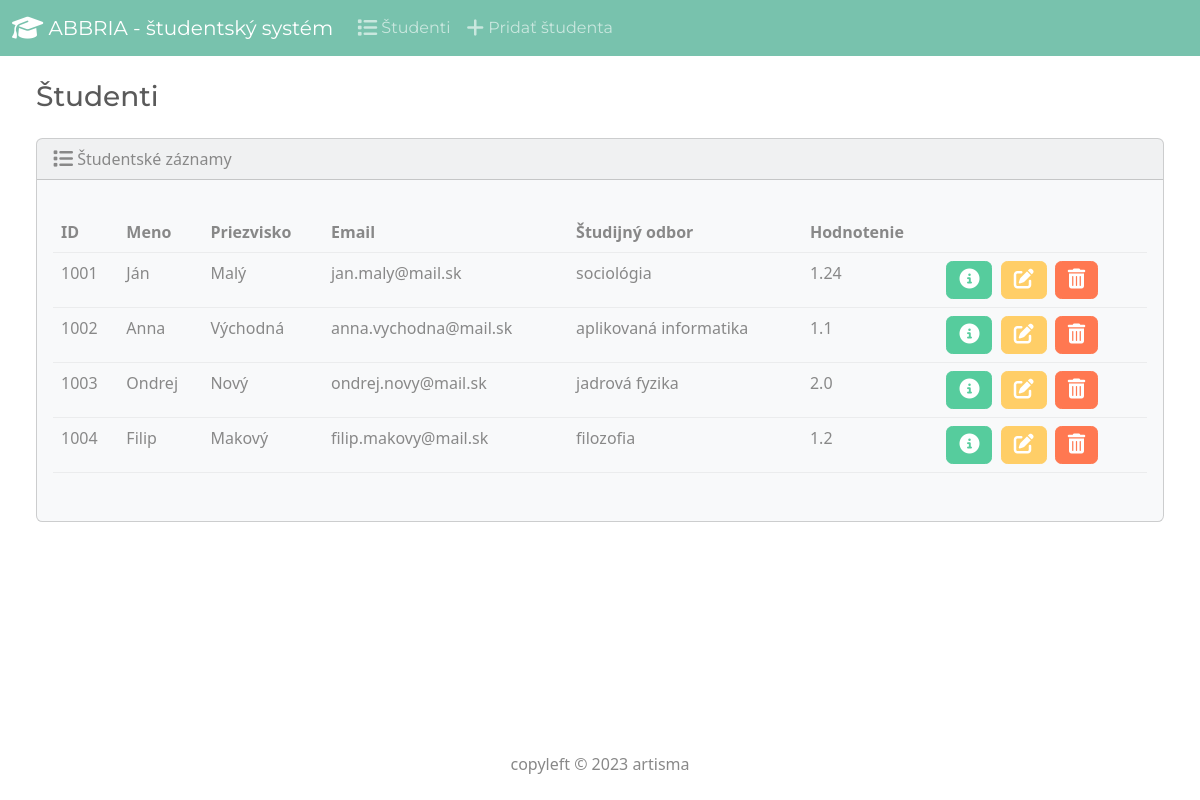
The page / on the database its author committed.
### students/models.py (models this page shows, shortened)
class Student(models.Model):
    student_number = models.PositiveIntegerField()
    first_name = models.CharField(max_length=50)
    last_name = models.CharField(max_length=50)
    email = models.EmailField(max_length=50)
    field_of_study = models.CharField(max_length=50)
    gpa = models.FloatField()

### students/views.py (the view)
# urls.py: path('', views.index, name='index'),
def index(request):
  return render(request, 'students/index.html', {
    'students': Student.objects.all()
  })

### students/templates/students/index.html (shortened to what this page needs)
{% extends "students/base.html" %}
{% block body %}
<h3 class="m-4">Študenti</h3>
<div class="row">
  <div class="col-12">
    {% if students %}
    <div class="card bg-light ms-4 me-4 mb-4">
      <div class="card-header">
        <i class="fa-solid fa-list fa-lg"></i> Študentské záznamy
      </div>
      <div class="card-body">
        <p class="card-text">
          <div class="table-responsive">
            <table class="table table-hover">
              <thead>
                <tr>
                  <th scope="col">ID</th>
                  <th scope="col">Meno</th>
                  <th scope="col">Priezvisko</th>
                  <th scope="col">Email</th>
                  <th scope="col">Študijný odbor</th>
                  <th scope="col">Hodnotenie</th>
                  <th scope="col"></th>
                </tr>
              </thead>
              <tbody>
                {% for student in students %}
                  <tr>
                    <td>{{ student.student_number }}</td>
                    <td>{{ student.first_name }}</td>
                    <td>{{ student.last_name }}</td>
                    <td>{{ student.email }}</td>
                    <td>{{ student.field_of_study }}</td>
                    <td>{{ student.gpa }}</td>
                    <td>
                      <button type="button" class="btn btn-success me-1" href="{% url 'view_student' student.id %}" data-bs-toggle="modal" data-bs-target="#myModal{{student.id}}">
                        <i class="fa-solid fa-circle-info fa-lg"></i>
                      </button>
                      <a class="btn btn-warning me-1" href="{% url 'edit' student.id %}">
                        <i class="fa-solid fa-pen-to-square fa-lg"></i>
                      </a>
                      <button type="button" class="btn btn-danger" data-bs-toggle="modal" data-bs-target="#delete{{student.id}}">
                        <i class="fa-solid fa-trash-can fa-lg"></i>
                      </button>
                    </td>
                  </tr>
                {% endfor %}
              </tbody>
            </table>
          </div>
        </p>
      </div>
    </div>
    {% else %}
      <h5 class="alert alert-primary ms-4 me-4">No Student Records</h5>
    {% endif %}
  </div>
</div>
{% endblock %}

### students/templates/students/base.html (shortened to what this page needs)
{% load static %}
<!DOCTYPE html>
<html lang="sk">
  <head>
    <link rel="stylesheet" href="https://cdnjs.cloudflare.com/ajax/libs/font-awesome/6.1.1/css/all.min.css">
    <link href="{% static 'css/bootstrap.min.css' %}" rel="stylesheet">
  </head>
  <body class="d-flex flex-column min-vh-100">
    <nav class="navbar navbar-expand-lg navbar-dark bg-primary">
      <div class="container-fluid">
        <a class="navbar-brand" href="{% url 'index' %}">
          <i class="fa-solid fa-graduation-cap fa-lg"></i> ABBRIA - študentský systém
        </a>
        <div class="collapse navbar-collapse" id="navbarColor01">
          <ul class="navbar-nav me-auto">
            <li class="nav-item">
              <a class="nav-link" href="{% url 'index' %}">
                <i class="fa-solid fa-list fa-lg"></i> Študenti
              </a>
            </li>
            <li class="nav-item">
              <a class="nav-link" href="{% url 'add' %}">
                <i class="fa-solid fa-plus fa-lg"></i> Pridať študenta
              </a>
            </li>
          </ul>
        </div>
      </div>
    </nav>
    <div class="container-fluid">
      {% block body %}
      {% endblock %}
    </div>
    <footer class="mt-auto mb-4">
      <div class="text-center">
        <span>
          copyleft &copy; <script>document.write(new Date().getFullYear())</script> artisma
        </span>
      </div>
    </footer>
  </body>
</html>

### rows shown on the page
Student: student_number "1001", first_name "Ján", last_name "Malý", email "jan.maly@mail.sk", field_of_study "sociológia", gpa "1.24"
Student: student_number "1002", first_name "Anna", last_name "Východná", email "anna.vychodna@mail.sk", field_of_study "aplikovaná informatika", gpa "1.1"
Student: student_number "1003", first_name "Ondrej", last_name "Nový", email "ondrej.novy@mail.sk", field_of_study "jadrová fyzika", gpa "2.0"
Student: student_number "1004", first_name "Filip", last_name "Makový", email "filip.makovy@mail.sk", field_of_study "filozofia", gpa "1.2"
